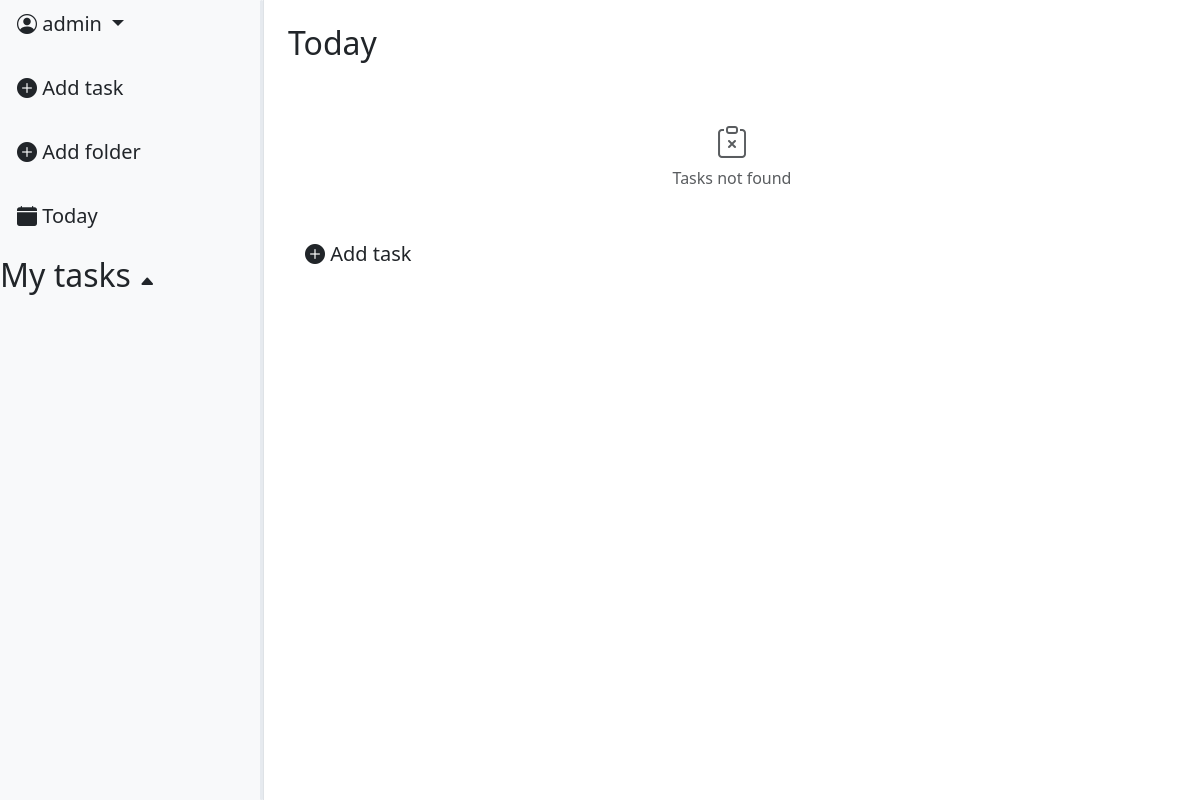
Page / (signed in) on the earlier database version.
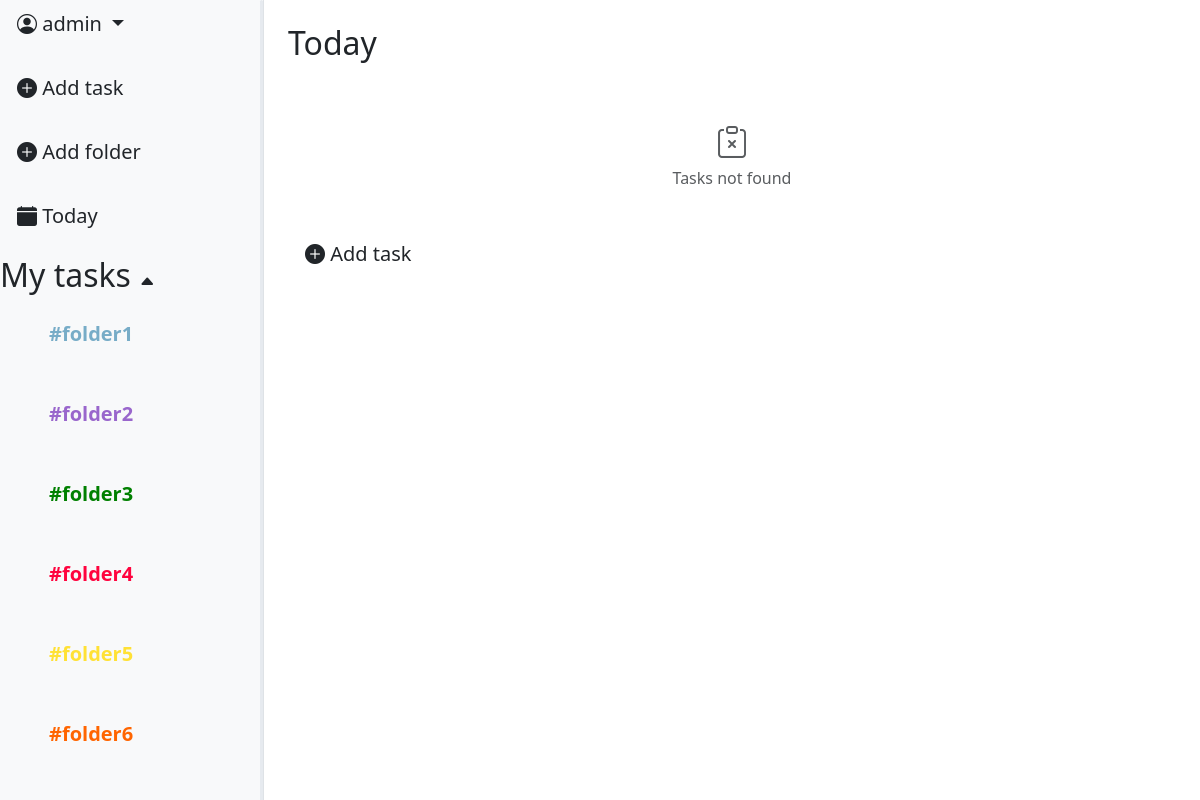
Same page on the later database version.
### task_app/models.py (models this page shows, shortened)
class Folder(models.Model):
    COLOR_VARIATION = [
        ("#77acc7", "🔵Air blue"),
        ("#9966cc", "🟣Amethust"),
        ("#008000", "🟢Apple Green"),
        ("#ff033e", "🔴Red rose"),
        ("#ffe135", "🟡Banana yellow"),
        ("#ff6500", "🟠Sunset"),
        ("#000000", "⚫Black"),
    ]
    color = models.CharField(max_length=30, choices=COLOR_VARIATION, default="Black")
    name = models.CharField(max_length=16)
    box = models.ForeignKey(Box, null=True, blank=True, on_delete=models.CASCADE, default=None)
    created_at = models.DateTimeField(auto_now_add=True)
    creator = models.ForeignKey(User, on_delete=models.CASCADE)

### task_app/views.py (the view)
# urls.py: path('', views.TaskListView.as_view(), name="task_list"),
class TaskListView(LoginRequiredMixin, ListView):
    model = models.Task
    context_object_name = "tasks"
    template_name = "tasks/task_list.html"
    def get_queryset(self):
        queryset = models.Task.objects.filter(creator=self.request.user).prefetch_related('comments')
        folder_id = self.kwargs.get('folder_id')
        if folder_id:
            queryset = queryset.filter(folder_id=folder_id)
        else:
            queryset = queryset.filter(folder__isnull=True)
        status = self.request.GET.get('status')
        if status:
            queryset = queryset.filter(status__iexact=status)
        else:
           queryset = queryset.exclude(status__iexact="done")
        return queryset.order_by("due_date")
    def get_context_data(self, **kwargs):
        context = super().get_context_data(**kwargs)
        context["folders"] = Folder.objects.filter(creator=self.request.user)
        folder_id = self.kwargs.get('folder_id')
        if folder_id:
            context['current_folder'] = get_object_or_404(Folder, id=folder_id, creator=self.request.user)
        else:
            context['current_folder'] = None
        context["form"] = TaskFilterForm(self.request.GET)
        context["task_form"] = TaskForm()
        context["folder_form"] = FolderForm()
        context["comment_form"] = CommentForm()
        context["comments"] = models.Comment.objects.filter(
            task__creator=self.request.user).select_related('creator', 'task')
        return context

### templates/tasks/task_list.html (shortened to what this page needs)
{% extends 'base.html' %}
{% load static %}
{% load custom_tags %}
{% block content %}
<div class="d-flex">
    {% include 'includes/leftbar.html' %}
    <div class="p-4" style="flex: 1 1 0; min-width: 0;">
        {% if current_folder %}
            <h2>/{{ current_folder.name }}</h2>
        {% else %}
            <h2>Today</h2>
        {% endif %}
        <br>
        <ul class="list-group list-group-flush" data-simplebar style="max-height: 700px; overflow-x: hidden;">
            {% for task in tasks %}
                {% include 'includes/rightbar_task_scroll.html' with task=task %}
            {% empty %}
                <li class="list-group-item text-center py-4 text-muted">
                    <i class="bi bi-clipboard-x" style="font-size: 2rem;"></i>
                    <p class="mb-0">Tasks not found</p>
                </li>
            {% endfor %}
        </ul>
        <div class="list-group-item border-0 pt-3">
            <a class="btn btn-lg" data-bs-toggle="modal" data-bs-target="#TaskModal">
                <i class="bi bi-plus-circle-fill"></i> Add task
            </a>
        </div>
    </div>
</div>
{% endblock %}

### templates/includes/leftbar.html (shortened to what this page needs)
<div id="leftbar" class="bg-light border-end" style="width: 22%; min-height: 100vh; position: relative;">
    <div class="dropdown-center mb-3">
        <button class="btn btn-lg dropdown-toggle" type="button" data-bs-toggle="dropdown" aria-expanded="false">
            <i class="bi bi-person-circle"></i>  {{ user.username }}
        </button>
    </div>
    <div class="d-flex flex-column align-items-start gap-3">
        <a class="btn btn-lg" data-bs-toggle="modal" data-bs-target="#TaskModal">
            <i class="bi bi-plus-circle-fill"></i> Add task
        </a>
        <a class="btn btn-lg" data-bs-toggle="modal" data-bs-target="#FolderModal">
            <i class="bi bi-plus-circle-fill"></i> Add folder
        </a>
        <a class="btn btn-lg" href="{% url 'tasks:task_list' %}">
            <i class="bi bi-calendar-fill"></i> Today
        </a>
        <h2 id="folders-toggle" style="cursor: pointer; user-select: none;">
            My tasks <span id="folders-arrow" class="bi bi-caret-up-fill" style="font-size: 16px;"></span>
        </h2>
    </div>
    <div id="folder_list" data-simplebar style="max-height: 500px; overflow-x: hidden;">
        <div class="d-flex flex-column align-items-start gap-3 ps-4">
            {% for folder in folders %}
                <div class="folder-row d-flex align-items-center justify-content-between p-2 rounded">
                    <a
                    href="{% url 'tasks:folder-tasks' folder.pk %}"
                    class="btn btn-lg"
                    style="color: {{ folder.color }}; font-weight: bold;"
                    >
                    #{{ folder.name }} </a>
                </div>
            {% endfor %}
        </div>
    </div>
    <div id="leftbar-resizer"
        style="position: absolute;
            top: 0;right: 0; width: 3.5px; height: 100%;cursor: col-resize;
            z-index: 100;">
    </div>
</div>

Differences in the rows shown:
added Folder: name "folder1"
added Folder: name "folder2"
added Folder: name "folder3"
added Folder: name "folder4"
added Folder: name "folder5"
added Folder: name "folder6"
